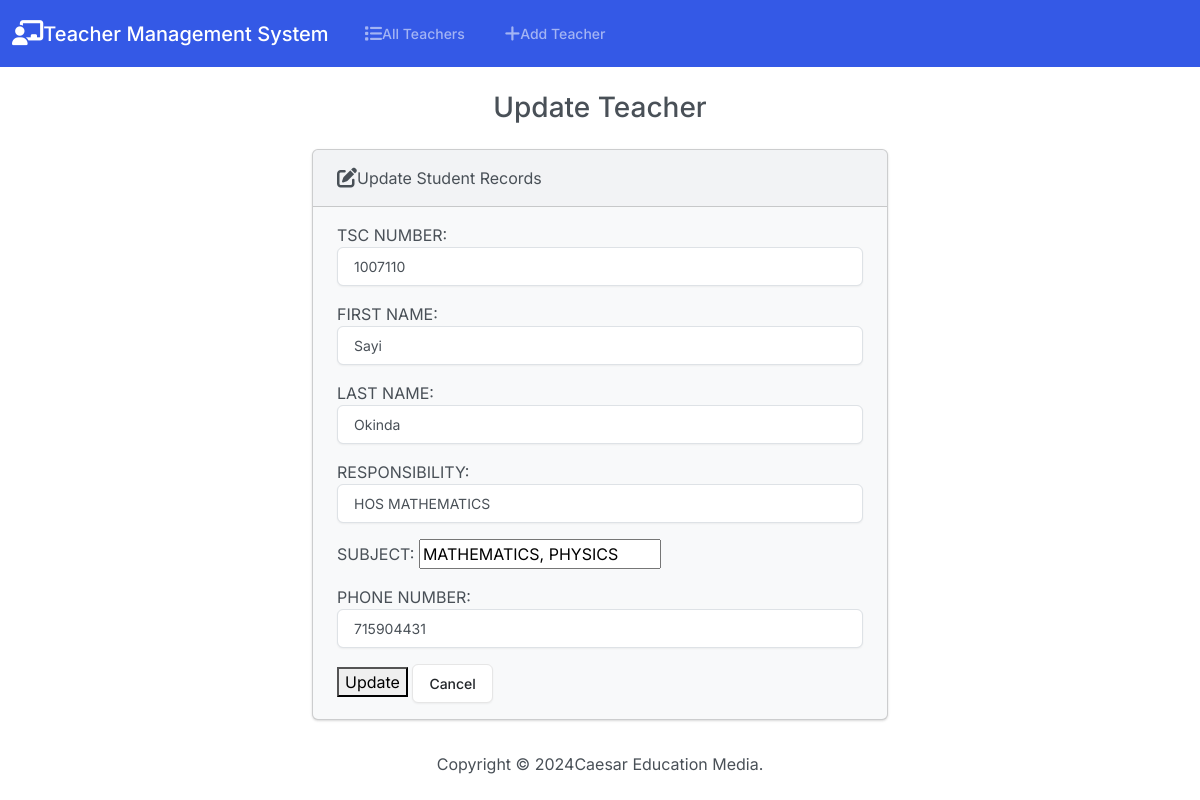
Page /edit/1/ on the committed database.
### teachers/models.py (models this page shows, shortened)
class Teacher(models.Model):
    TSC_Number = models.PositiveIntegerField()
    first_name = models.CharField(max_length=50)
    last_name = models.CharField(max_length=50)
    Rensponsibility = models.CharField(max_length=50)
    Subject = models.CharField(max_length=50)
    phone_number = models.PositiveIntegerField()

### teachers/views.py (the view)
# urls.py: path('edit/<int:id>/', views.edit, name='edit'),
def edit(request, id):
    if request.method == 'POST':
        teacher = Teacher.objects.get(pk=id)
        form = TeacherForm(request.POST, instance=teacher)
        if form.is_valid():
            form.save()
            return render(request, 'teachers/edit.html', {
                'form': form,
                'success': True
            })
    else:
        teacher = Teacher.objects.get(pk=id)
        form = TeacherForm(instance=teacher)
    return render(request, 'teachers/edit.html', {
                'form': form
    })

### teachers/forms.py
class TeacherForm(forms.ModelForm):
    class Meta:
        model = Teacher
        fields = '__all__'
        labels = {
            'TSC_Number': 'TSC NUMBER',
         'first_name': 'FIRST NAME',
         'last_name': 'LAST NAME',
         'Rensponsibility': 'RESPONSIBILITY',
         'Subject' : 'SUBJECT',
         'phone_number': 'PHONE NUMBER'
         }
        widgets = {
            'TSC_Number': forms.NumberInput(attrs={'class': 'form-control'}),
          'first_name': forms.TextInput(attrs={'class': 'form-control'}),
           'last_name': forms.TextInput(attrs={'class': 'form-control'}),
           'Rensponsibility': forms.TextInput(attrs={'class': 'form-control'}),
           'Subject ': forms.TextInput(attrs={'class': 'form-control'}),
           'phone_number': forms.NumberInput(attrs={'class': 'form-control'})
           }

### teachers/templates/teachers/edit.html (shortened to what this page needs)
{% extends "teachers/base.html" %}
{% block body %}
<h3 class="text-center m-4">Update Teacher</h3>
{% if success %}
<div class="alert alert-success" role="alert">
    The teacher updated successfully.
    <a href="{% url 'index' %}" class="alert-link">Go to Home Page.</a>
</div>
{% else %}
<div class="row justify-content-center">
    <div class="col-6">
        <div class="card bg-light mb-3">
            <div class="card-header">
                <i class="fa-solid fa-pen-to-square fa-lg"></i>Update Student Records
            </div>
            <div class="card-body">
                <form action="" method="POST">
                    {{ form.as_p }}
                    <button type="submit" class="btn-btn-primary">Update</button>
                    <a href="{% url 'index' %}" class="btn btn-secondary">Cancel</a>
                </form>
            </div>
    </div>
</div>
{% endif %}
{% endblock %}

### rows in the picture
Teacher: TSC_Number "1007110", first_name "Sayi", last_name "Okinda", Rensponsibility "HOS MATHEMATICS", Subject "MATHEMATICS, PHYSICS", phone_number "715904431"
